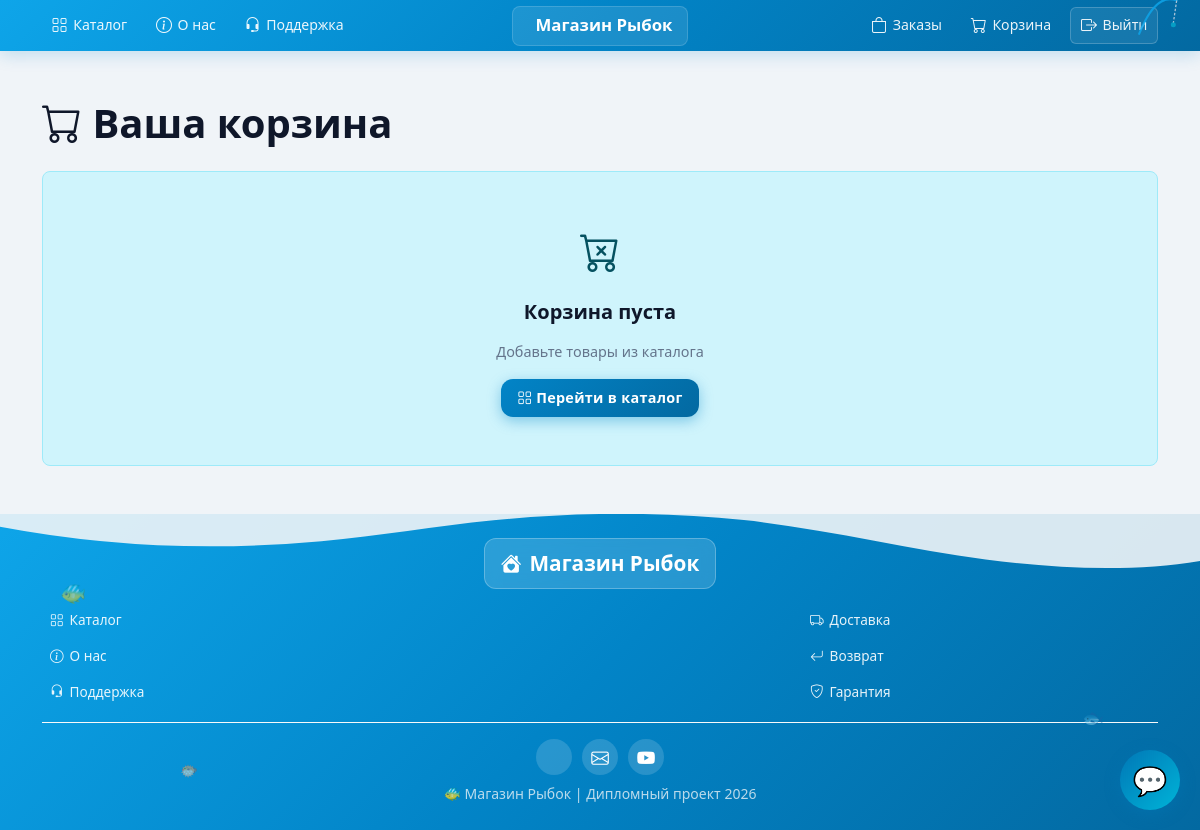
The page /orders/cart/ (signed in) on the database as committed earlier.
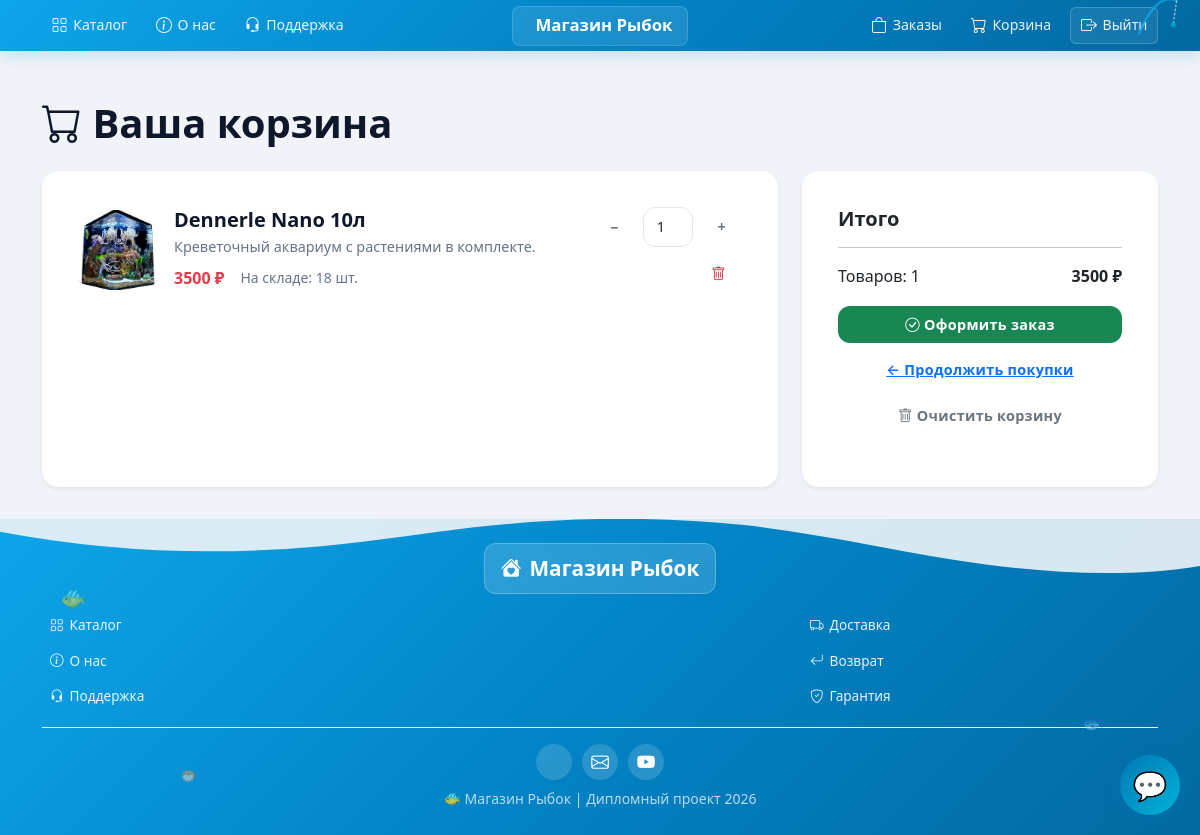
The same page on the database as committed later.
### orders/models.py (models this page shows, shortened)
class CartItem(models.Model):
    cart = models.ForeignKey(
        Cart,
        on_delete=models.CASCADE,
        related_name="items",
        verbose_name="Корзина"
    )
    product = models.ForeignKey(
        'products.Product',
        on_delete=models.CASCADE,
        verbose_name="Товар"
    )
    quantity = models.IntegerField("Количество", default=1)
    price = models.IntegerField("Цена на момент добавления")
    class Meta:
        verbose_name = "Товар в корзине"
        verbose_name_plural = "Товары в корзине"
        unique_together = ['cart', 'product']
    @property
    def total_price(self):
        return self.price * self.quantity

### products/models.py (models this page shows, shortened)
class Product(models.Model):
    CATEGORY_CHOICES = [
        ('fish', '🐠 Рыбки'),
        ('aquarium', '🐟 Аквариумы'),
        ('food', '🍽 Корма'),
        ('accessory', '🔧 Аксессуары'),
    ]
    DIFFICULTY_CHOICES = [
        ('beginner', 'Новичок'),
        ('intermediate', 'Средний'),
        ('pro', 'Профи'),
    ]
    name = models.CharField("Название", max_length=200)
    category = models.CharField("Категория", max_length=20, choices=CATEGORY_CHOICES)
    price = models.DecimalField("Цена", max_digits=8, decimal_places=2)
    stock = models.PositiveIntegerField("Остаток", default=0)
    description = models.TextField("Описание", blank=True)
    difficulty = models.CharField("Сложность", max_length=20, choices=DIFFICULTY_CHOICES, blank=True, null=True)
    min_volume = models.PositiveIntegerField("Мин. объём аквариума (л)", blank=True, null=True)
    image = models.ImageField("Изображение", upload_to='products/', blank=True, null=True)
    is_secret = models.BooleanField("Скрытый товар", default=False)
    created_at = models.DateTimeField(auto_now_add=True)
    class Meta:
        verbose_name = "Товар"
        verbose_name_plural = "Товары"
        ordering = ['category', 'name']
    def get_image_url(self):
        filename = f"{self.id}.jpg"
        relative_path = os.path.join('products', filename)
        full_path = os.path.join(settings.BASE_DIR, 'static', 'products', filename)
        if os.path.exists(full_path):
            from django.templatetags.static import static
            return static(relative_path)
        return self._get_fallback_svg()

### orders/views.py (the view)
# urls.py: path('cart/', views.cart_view, name='cart'),
def cart_view(request):
    cart = CartManager(request)
    items = cart.get_all()
    context = {
        'items': items,
        'total': cart.cart.total_amount,
        'total_items': cart.cart.total_items,
    }
    return render(request, 'orders/cart.html', context)

### orders/cart.py (called while the page is built)
    def _get_or_create_cart(self):
        if self.user:
            cart, _ = Cart.objects.get_or_create(user=self.user)
        else:
            cart, _ = Cart.objects.get_or_create(session_key=self.session_key)
        return cart

    def get_all(self):
        items = self.cart.items.select_related('product').all()
        for item in items:
            item.available = item.product.stock
        return items

### orders/models.py (called while the page is built)
    @property
    def total_amount(self):
        return sum(item.total_price for item in self.items.all())

    @property
    def total_items(self):
        return sum(item.quantity for item in self.items.all())

### templates/orders/cart.html (shortened to what this page needs)
{% extends 'base.html' %}
{% block content %}
<h1 class="mb-4"><i class="bi bi-cart"></i> Ваша корзина</h1>
{% if items %}
<div class="row">
    <div class="col-lg-8">
        {% for item in items %}
        <div class="card shadow-sm mb-3">
            <div class="card-body">
                <div class="d-flex align-items-center gap-3">
                    <img src="{{ item.product.get_image_url }}"
                         alt="{{ item.product.name }}"
                         class="rounded"
                         style="width: 80px; height: 80px; object-fit: cover; background: #f8f9fa;"
                         loading="lazy"
                         onerror="this.src='https://via.placeholder.com/400x300/95A5A6/FFFFFF?text=FishShop'">
                    <div class="flex-grow-1">
                        <h5 class="mb-1">{{ item.product.name }}</h5>
                        <p class="text-muted small mb-2">{{ item.product.description|truncatechars:80 }}</p>
                        <div class="d-flex align-items-center gap-3">
                            <span class="fw-bold text-danger">{{ item.price }} ₽</span>
                            <span class="text-muted small">
                                {% if item.product.stock > 0 %}
                                    На складе: {{ item.product.stock }} шт.
                                {% else %}
                                    <span class="text-danger">Нет в наличии</span>
                                {% endif %}
                            </span>
                        </div>
                    </div>
                    <div class="text-end">
                        <div class="d-flex align-items-center gap-2 mb-2">
                            <button class="btn btn-sm btn-outline-secondary"
                                    onclick="updateCartQty({{ item.product.id }}, -1, {{ item.product.stock }})">−</button>
                            <input type="number" id="cart-qty-{{ item.product.id }}"
                                   class="form-control form-control-sm text-center"
                                   value="{{ item.quantity }}" min="1" max="{{ item.product.stock }}"
                                   style="width: 50px;"
                                   onchange="updateCartQty({{ item.product.id }}, this.value, {{ item.product.stock }})">
                            <button class="btn btn-sm btn-outline-secondary"
                                    onclick="updateCartQty({{ item.product.id }}, 1, {{ item.product.stock }})">+</button>
                        </div>
                        <button class="btn btn-sm btn-outline-danger"
                                onclick="removeFromCart({{ item.product.id }})">
                            <i class="bi bi-trash"></i>
                        </button>
                    </div>
                </div>
            </div>
        </div>
        {% endfor %}
    </div>
    <div class="col-lg-4">
        <div class="card shadow-sm sticky-top" style="top: 20px;">
            <div class="card-body">
                <h5 class="card-title">Итого</h5>
                <hr>
                <div class="d-flex justify-content-between mb-3">
                    <span>Товаров: {{ total_items }}</span>
                    <span class="fw-bold">{{ total }} ₽</span>
                </div>
                <a href="{% url 'orders:checkout' %}" class="btn btn-success w-100 btn-lg">
                    <i class="bi bi-check-circle"></i> Оформить заказ
                </a>
                <a href="{% url 'products:catalog' %}" class="btn btn-link w-100 mt-2">
                    ← Продолжить покупки
                </a>
                <button class="btn btn-outline-secondary w-100 mt-2" onclick="clearCart()">
                    <i class="bi bi-trash"></i> Очистить корзину
                </button>
            </div>
        </div>
    </div>
</div>
{% else %}
<div class="alert alert-info text-center py-5">
    <i class="bi bi-cart-x fs-1 d-block mb-3"></i>
    <h5>Корзина пуста</h5>
    <p class="text-muted">Добавьте товары из каталога</p>
    <a href="{% url 'products:catalog' %}" class="btn btn-primary">
        <i class="bi bi-grid"></i> Перейти в каталог
    </a>
</div>
{% endif %}
{% endblock %}

### templates/base.html (shortened to what this page needs)
<!DOCTYPE html>
<html lang="ru">
<head>
    <link href="https://cdn.jsdelivr.net/npm/bootstrap@5.3.0/dist/css/bootstrap.min.css" rel="stylesheet">
    <link href="https://cdn.jsdelivr.net/npm/bootstrap-icons@1.10.0/font/bootstrap-icons.css" rel="stylesheet">
    {% load static %}
    <link rel="stylesheet" href="{% static 'css/style.css' %}">
</head>
<body>
    <nav class="site-navbar">
        <div class="nav-wrapper container">
            <div class="nav-group nav-left">
                <a href="{% url 'products:catalog' %}" class="nav-item"><i class="bi bi-grid"></i> Каталог</a>
                <a href="{% url 'pages:about' %}" class="nav-item"><i class="bi bi-info-circle"></i> О нас</a>
                <a href="{% url 'pages:support' %}" class="nav-item"><i class="bi bi-headset"></i> Поддержка</a>
            </div>
            <a href="{% url 'pages:home' %}" class="nav-brand"> Магазин Рыбок</a>
            <div class="nav-group nav-right">
                {% if user.is_authenticated %}
                    <a href="{% url 'orders:order_history' %}" class="nav-item"><i class="bi bi-bag"></i> Заказы</a>
                    <a href="{% url 'orders:cart' %}" class="nav-item position-relative">
                        <i class="bi bi-cart"></i> Корзина
                    </a>
                    <form method="post" action="{% url 'accounts:logout' %}" class="d-inline">
                        <button type="submit" class="nav-item btn-logout"><i class="bi bi-box-arrow-right"></i> Выйти</button>
                    </form>
                {% else %}
                    <a href="{% url 'accounts:login' %}" class="nav-item"><i class="bi bi-box-arrow-in-right"></i> Войти</a>
                    <a href="{% url 'accounts:register' %}" class="nav-item"><i class="bi bi-person-plus"></i> Регистрация</a>
                {% endif %}
            </div>
            <div class="nav-fishing-rod" aria-hidden="true">
            </div>
        </div>
    </nav>
    <main class="main-content">
        <div class="container">
            {% block content %}{% endblock %}
        </div>
    </main>
    <footer class="site-footer">
        <div class="footer-wave">
            <svg viewBox="0 0 1200 120" preserveAspectRatio="none">
                <path d="M321.39,56.44c58-10.79,114.16-30.13,172-41.86,82.39-16.72,168.19-17.73,250.45-.39C823.78,31,906.67,72,985.66,92.83c70.05,18.48,146.53,26.09,214.34,3V0H0V27.35A600.21,600.21,0,0,0,321.39,56.44Z" class="wave-path"></path>
            </svg>
        </div>
        <div class="container py-4">
            <div class="text-center mb-3">
                <a href="{% url 'pages:home' %}" class="footer-home-link"><i class="bi bi-house-heart-fill"></i><span>Магазин Рыбок</span></a>
            </div>
            <div class="row justify-content-between align-items-center">
                <div class="col-md-4 text-md-start mb-3 mb-md-0">
                    <div class="footer-links-group">
                        <a href="{% url 'products:catalog' %}" class="footer-link"><i class="bi bi-grid"></i> Каталог</a>
                        <a href="{% url 'pages:about' %}" class="footer-link"><i class="bi bi-info-circle"></i> О нас</a>
                        <a href="{% url 'pages:support' %}" class="footer-link"><i class="bi bi-headset"></i> Поддержка</a>
                    </div>
                </div>
                <div class="col-md-4 text-md-end mb-3 mb-md-0">
                    <div class="footer-links-group">
                        <a href="{% url 'pages:delivery' %}" class="footer-link"><i class="bi bi-truck"></i> Доставка</a>
                        <a href="{% url 'pages:returns' %}" class="footer-link"><i class="bi bi-arrow-return-left"></i> Возврат</a>
                        <a href="{% url 'pages:guarantee' %}" class="footer-link"><i class="bi bi-shield-check"></i> Гарантия</a>
                    </div>
                </div>
            </div>
            <div class="text-center mt-3 pt-3 border-top border-light">
                <div class="footer-social mb-2">
                    <a href="#" class="footer-social-icon" title="VK"></a>
                    <a href="#" class="footer-social-icon" title="Email"><i class="bi bi-envelope"></i></a>
                    <a href="#" class="footer-social-icon" title="YouTube"><i class="bi bi-youtube"></i></a>
                </div>
                <p class="mb-0 text-light opacity-75 small">🐠 Магазин Рыбок | Дипломный проект 2026</p>
            </div>
        </div>
        <div class="footer-fish fish-1">🐠</div>
        <div class="footer-fish fish-2">🐟</div>
        <div class="footer-fish fish-3">🐡</div>
    </footer>
    {% include 'includes/chat_widget.html' %}
</body>
</html>

### templates/includes/chat_widget.html (shortened to what this page needs)
<div id="chatWidgetContainer" style="position: fixed; bottom: 20px; right: 20px; z-index: 9999;">
    <button id="chatToggleBtn" onclick="toggleChat()" style="
        width: 60px;
        height: 60px;
        border-radius: 50%;
        background: linear-gradient(135deg, #0077b6, #00b4d8);
        border: none;
        color: white;
        font-size: 28px;
        cursor: pointer;
        box-shadow: 0 4px 15px rgba(0, 119, 182, 0.4);
        transition: transform 0.3s;
    " onmouseover="this.style.transform='scale(1.1)'" onmouseout="this.style.transform='scale(1)'">
        💬
    </button>
</div>

Rows that differ between the two databases and show on the page:
added CartItem: product.name "Dennerle Nano 10л", product.description "Креветочный аквариум с растениями в комплекте.", price "3500", product.stock "18", quantity "1"
Other text that changed with them:
{{ total_items }}: (not shown) → "1"
{{ total }}: (not shown) → "3500"
text no longer shown: "Корзина пуста Добавьте товары из каталога Перейти в каталог"
text now shown: "Итого Товаров: ₽ Оформить заказ ← Продолжить покупки Очистить корзину"
